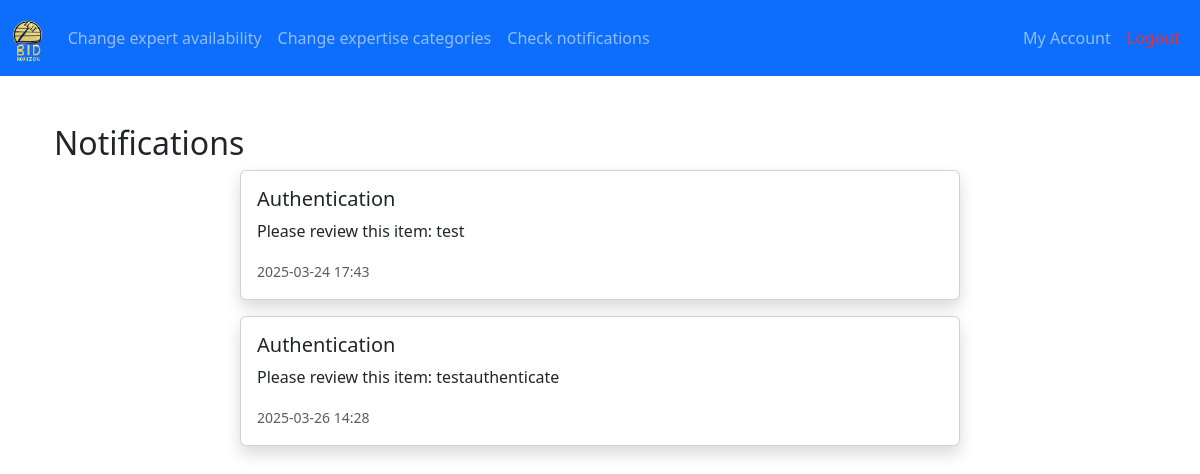
The app's page /expert_notifications (signed in), older data.
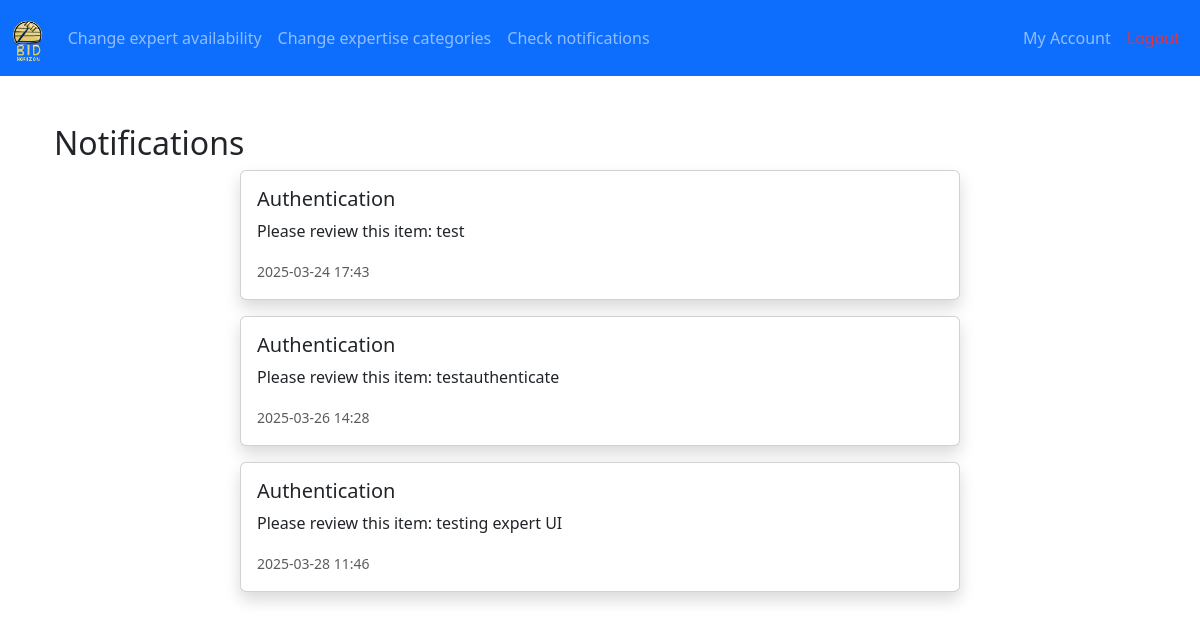
The same page, newer data.
### app/models.py (models this page shows, shortened)
class Notification(db.Model):
    __tablename__ = 'notifications'
    id = db.Column(db.Integer, primary_key=True)
    user_id = db.Column(db.Integer, db.ForeignKey('users.id'), nullable=False)
    item_id = db.Column(db.Integer, db.ForeignKey('items.id'))
    type = db.Column(db.String(50), nullable=False)  # outbid, won, ended, authentication
    message = db.Column(db.Text, nullable=False)
    is_read = db.Column(db.Boolean, default=False)
    created_at = db.Column(db.DateTime, default=datetime.utcnow)
    user = db.relationship('User', back_populates='notifications', overlaps="notification,self")
    item = db.relationship('Item', back_populates='notifications', overlaps="notifications")

### app/views.py (the view)
@views.route('/expert_notifications', methods=['GET'])
@login_required
def expert_notifications():
     if current_user.priority != UserPriority.EXPERT.value:
        flash("Access denied.", "danger")
        return redirect(url_for('views.home'))
     notifications = Notification.query.filter(Notification.user_id==current_user.id).all()
     return render_template('expert_notifications.html', notifications=notifications)

### app/__init__.py (called while the page is built)
def create_app():
    import os
    app = Flask(__name__,)
    env = os.getenv('FLASK_ENV', 'development')
    app.config.from_object(config_dict.get(env, 'development'))
    mail.init_app(app)
    Bootstrap(app)
    csrf = CSRFProtect(app)
    db.init_app(app)
    Migrate(app, db)
    login_manager = LoginManager(app)
    login_manager.init_app(app)
    @login_manager.user_loader
    def load_user(user_id):
        return models.User.query.get(int(user_id))
    from app import models
    from app.views import views  # Import blueprint
    app.register_blueprint(views, url_prefix='/')
    thread = threading.Thread(target=check_auctions, args=(app,), daemon=True)
    thread.start()
    return app

### app/templates/expert_notifications.html
{% extends "expert_base.html" %}
{% block content %}
<div class="container mt-5">
    <h2>Notifications</h2>
    {% if notifications | length > 0 %}
    {% for notification in notifications %}
    <div class="row">
        <div class="col-md-8 offset-md-2">
            <div class="card mb-3 shadow">
                <div class="card-body">
                    <h5 class="card-title">{{ notification.type|capitalize }}</h5>
                    <p class="card-text">{{ notification.message }}</p>
                    <small class="text-muted">{{ notification.created_at.strftime('%Y-%m-%d %H:%M') }}</small>
                </div>
            </div>
        </div>
    </div>
    {% endfor %}
    {% else %}
    <p class="text-danger"><strong>No new notifications yet.</strong></p>
    {% endif %}
</div>
{% endblock %}

Row changes from the older to the newer data that the page shows:
added Notification: type "Authentication", message "Please review this item: testing expert UI", created_at "2025-03-28 11:46"
